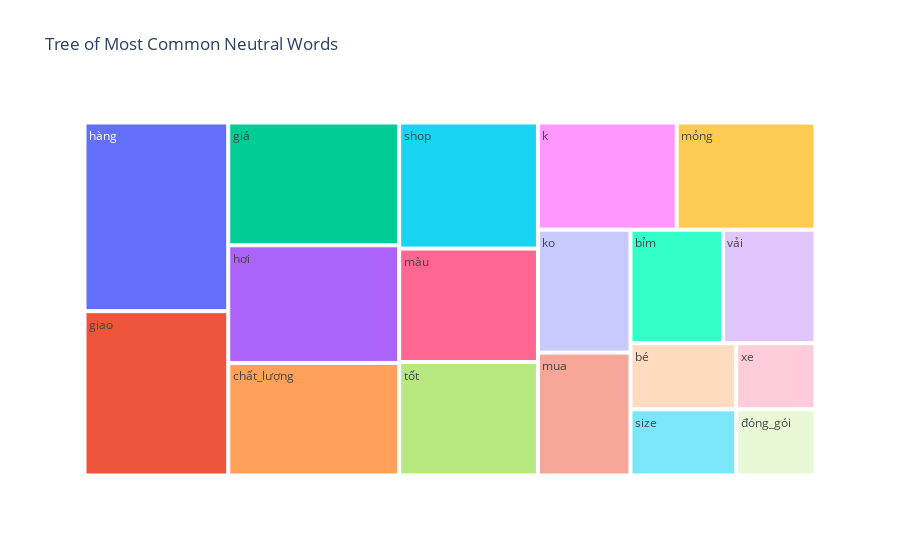

This figure's notebook cell:
### Code cell
fig = px.treemap(temp_neutral, path=['Common_words'], values='count',title='Tree of Most Common Neutral Words')
fig.show()

### Figure 1 — Plotly figure (JSON) as saved in the notebook; plotly's stock layout.template omitted (floating-point values rounded to 4 significant figures)
{"data": [{"branchvalues": "total", "domain": {"x": [0, 1], "y": [0, 1]}, "hovertemplate": "labels=%{label}<br>count=%{value}<br>parent=%{parent}<br>id=%{id}<extra></extra>", "ids": ["", "bé", "bỉm", "chất_lượng", "giao", "giá", "hàng", "hơi", "k", "ko", "mua", "màu", "mỏng", "shop", "size", "tốt", "vải", "xe", "đóng_gói"], "labels": ["", "bé", "bỉm", "chất_lượng", "giao", "giá", "hàng", "hơi", "k", "ko", "mua", "màu", "mỏng", "shop", "size", "tốt", "vải", "xe", "đóng_gói"], "name": "", "parents": ["", "", "", "", "", "", "", "", "", "", "", "", "", "", "", "", "", "", ""], "type": "treemap", "values": [5, 8, 12, 22, 27, 24, 31, 23, 17, 13, 13, 18, 17, 20, 8, 18, 12, 6, 6]}], "layout": {"legend": {"tracegroupgap": 0}, "title": {"text": "Tree of Most Common Neutral Words"}}}
